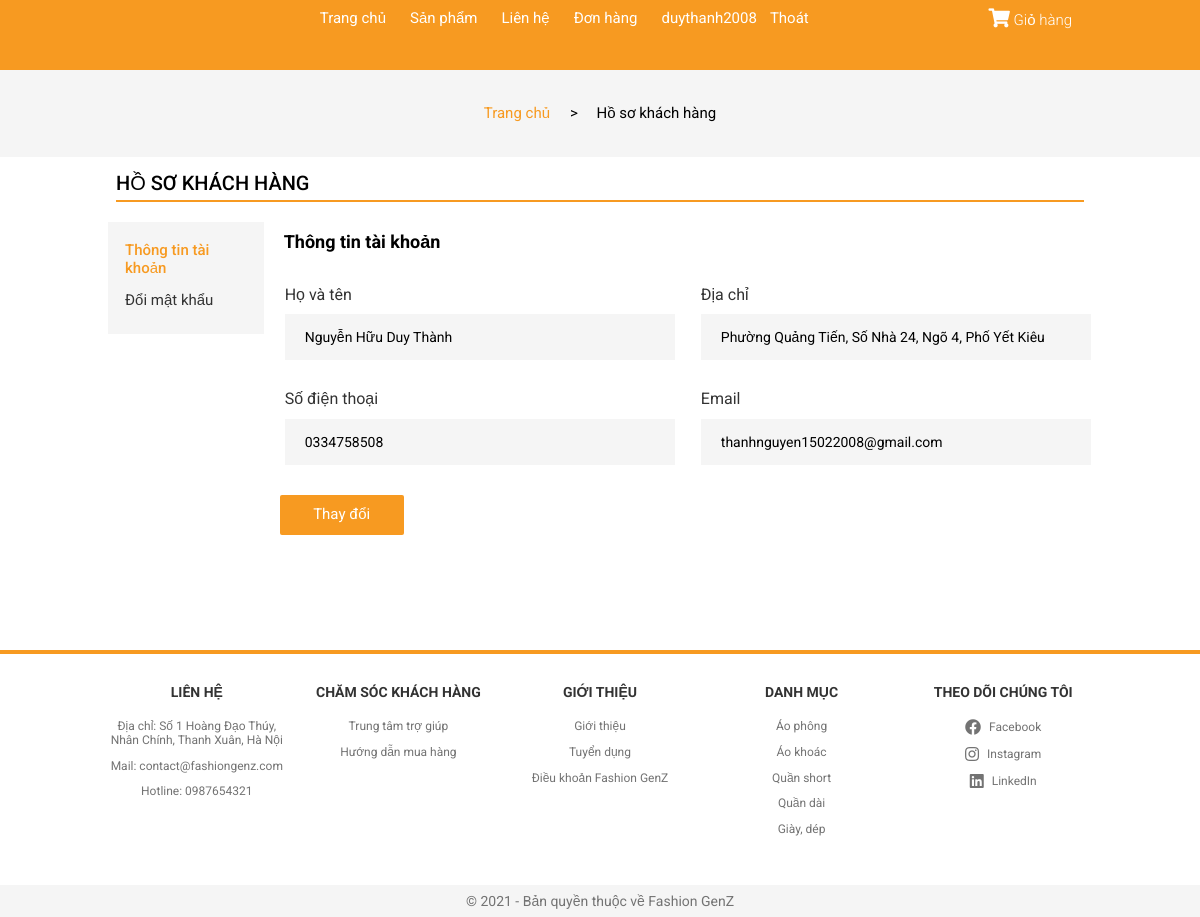
Page /?controller=thongtinkhachhang (signed in) on the earlier database version.
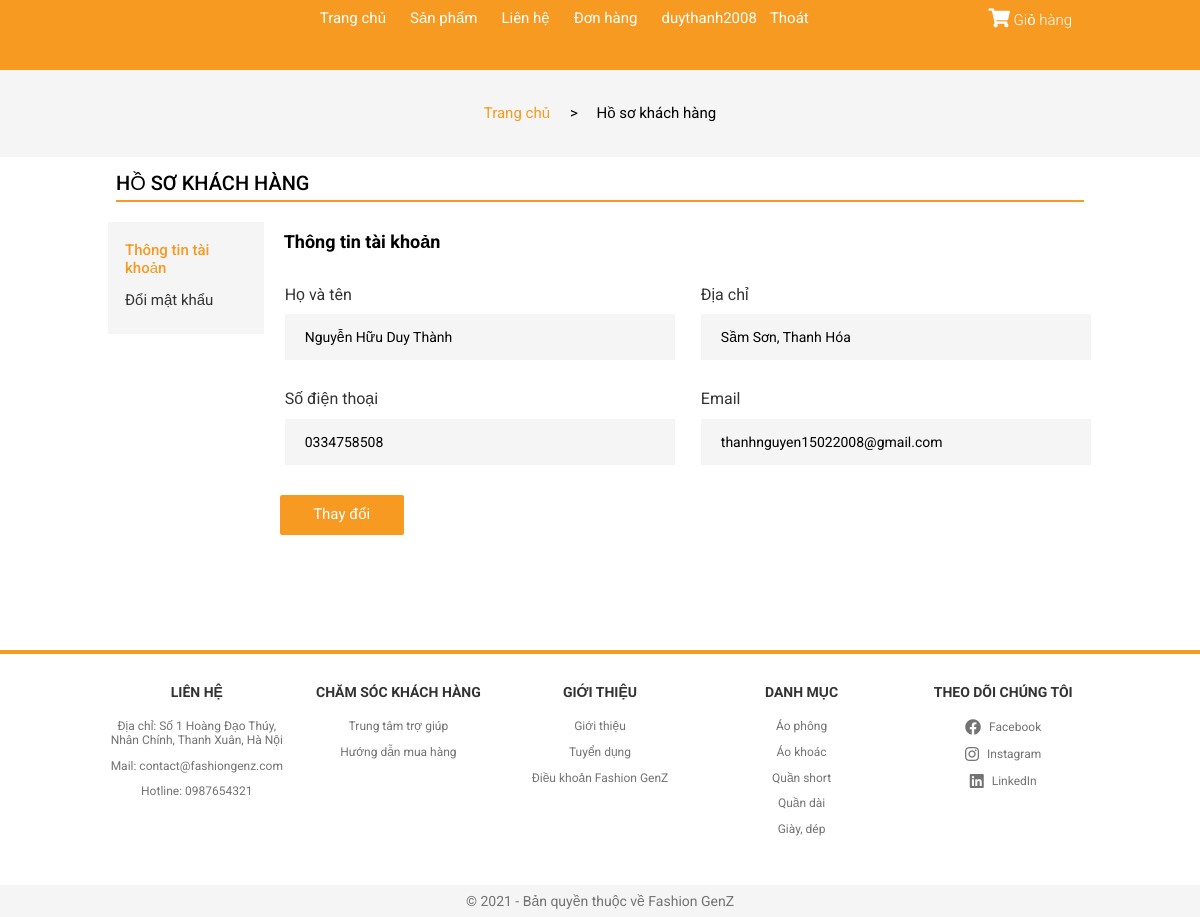
Same page on the later database version.
### tables this page shows
CREATE TABLE `user_info` (
  `id` int(11) NOT NULL,
  `username` varchar(50) DEFAULT NULL,
  `password` varchar(50) DEFAULT NULL,
  `fullname` varchar(100) DEFAULT NULL,
  `email` varchar(100) DEFAULT NULL,
  `phone` varchar(20) DEFAULT NULL,
  `address` varchar(200) DEFAULT NULL,
  `code` int(11) DEFAULT NULL
);

### Controller/C-thongtinkhachhang.php (called while the page is built, shortened)
<?php
    if(isset($_SESSION['customer'])){
        $user = $database->get('user_info', array('id'=>$_SESSION['customer']));
    }
    require_once './View/V-thongtinkhachhang.php';
?>

### Model/M-database.php (called while the page is built, shortened)
<?php
    class database{
        protected $conn= null;
        protected $host='localhost';
        protected $user='root';
        protected $pass='';
        protected $dbname='fashiongenz';
        public function connect(){
             $this->conn = new mysqli($this->host,$this->user,$this->pass,$this->dbname);
        }
        public function get($table,$condition=array()){
          $sql= "SELECT * FROM $table ";
          if(!empty($condition)){
               $sql.="WHERE";
               foreach ($condition as $key => $value){
                    $sql.= " $key = '$value' AND";
               }
               $sql= trim($sql,"AND");
          }
          $query = mysqli_query($this->conn, $sql);
          $result=array();
          if ($query){
               while ($row= mysqli_fetch_assoc($query)){
                    $result[]=$row;
               }
          }
          return $result;
     }
    }
?>

### View/V-thongtinkhachhang.php (the view, shortened to what the rows shown need)
<!DOCTYPE html>
<html lang="en">
<head>
    <link rel="stylesheet" href="./Assets/Css/grid.css">
    <link rel="stylesheet" href="./Assets/Css/responsive.css">
    <link rel="stylesheet" href="./Assets/Css/main.css">
    <link rel="stylesheet" href="./Assets/Css/base.css">
    <link rel="stylesheet" href="https://cdnjs.cloudflare.com/ajax/libs/normalize/8.0.1/normalize.min.css" />
    <link rel="stylesheet" href="./Assets/Fonts/fontawesome-free-5.15.3-web/css/all.min.css">
</head>
<body>
        <div class="app">
            <header class="header">
                <div class="grid wide">
                    <nav class="header__navbar">
                        <ul class="header__navbar-list hide-on-mobile-tablet">
                            <?php
                                if(isset($_SESSION['customer']) && $_SESSION['customer'] != NULL){
                            ?>
                            <li class="header__navbar-item">
                               <a href="?controller=thongtinkhachhang" style="margin-left: 12px;
                                                  text-decoration: none;
                                                  padding: 0 6px;
                                                  font-size: 1.5rem;
                                                  color: var(--white-color);"> <?php echo $user[0]['username']?></a><a href="?controller=dangxuat" style="margin-left: 1px;" class="header__navbar-link">Thoát</a>
                            </li>
                            <?php } ?>
                        </ul>
                    </nav>
                </div>
            </header>
            <div class="content">
                <div class="account">
                    <div class="grid wide">
                        <div class="account__info">
                            <div class="row sm-gutter">
                                <div class="col l-10 m-12 c-12">
                                    <div class="account-info__edit">
                                        <?php foreach ($user as $key => $value){?>
                                        <form action="#" method="post">
                                            <div class="row">
                                                <div class="col l-6 m-12 c-12">
                                                    <div class="account-info__form">
                                                        <label for="fullname" class="account-info__label">Họ và tên</label>
                                                        <input type="text" name="fullname" id="fullname" value="<?php echo $value['fullname']; ?>" class="account-info__input" placeholder="Họ và tên" class="account-info__input">
                                                    </div>
                                                    <div class="account-info__form">
                                                        <label for="phone" class="account-info__label">Số điện thoại</label>
                                                        <input type="text" name="phone" id="phone" value="<?php echo $value['phone']; ?>" placeholder="Số điện thoại" class="account-info__input" required>
                                                    </div>
                                                </div>
                                                <div class="col l-6 m-12 c-12">
                                                    <div class="account-info__form">
                                                        <label for="address" class="account-info__label">Địa chỉ</label>
                                                        <input type="text" name="address" id="address" value="<?php echo $value['address']; ?>" placeholder="Địa chỉ" class="account-info__input">
                                                    </div>
                                                    <div class="account-info__form">
                                                        <label for="email" class="account-info__label">Email</label>
                                                        <input type="email" name="email" id="email" value="<?php echo $value['email']; ?>" placeholder="Email" class="account-info__input" required>
                                                    </div>
                                                </div>
                                                <input type="submit" class="account-info__submit" name="edit" value="Thay đổi">
                                            </div>
                                        </form>
                                        <?php } ?>
                                    </div>
                                </div>
                            </div>
                        </div>
                    </div>
                </div>
            </div>
        </div>
</body>
</html>

Differences in the rows shown:
changed user_info "Nguyễn Hữu Duy Thành": address "Phường Quảng Tiến, Số Nhà 24, Ngõ 4, Phố Yết Kiêu" → "Sầm Sơn, Thanh Hóa"
